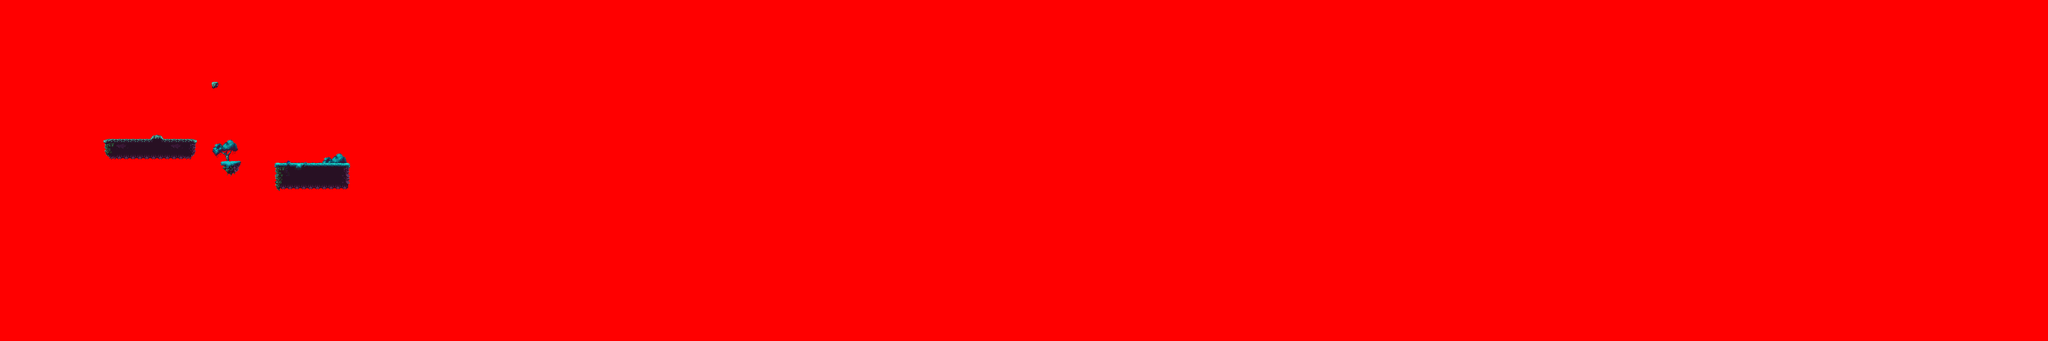

Rendered tile map (Tiled .tmx) drawn with the repository's tilesets; below, a short description and the map source with its tile grids summarised:
An orthogonal 300x50 tile map with 32x32 px tiles, 3 tile layers (1, detalles1, MAPA1), 2 tilesets and 5 objects.

<map version="1.0" orientation="orthogonal" renderorder="right-down" width="300" height="50" tilewidth="32" tileheight="32" nextobjectid="50">
 <properties>
  <property name="collision" type="bool" value="true" />
 </properties>
 <tileset firstgid="1" name="TileSet_AEGIS" tilewidth="32" tileheight="32" tilecount="290" columns="29">
  <image source="TileSet_AEGIS.png" width="928" height="320" />
 </tileset>
 <tileset firstgid="291" name="tmw_desert_spacing" tilewidth="32" tileheight="32" tilecount="48" columns="8">
  <image source="tmw_desert_spacing.png" width="265" height="199" />
 </tileset>
 <layer name="1" width="300" height="50">
  <data>[15000 cells, 15000 non-empty, 1 distinct tile ids]</data>
 </layer>
 <objectgroup name="Colliders" visible="0">
  <object id="45" x="420" y="356" width="199" height="118" />
  <object id="46" x="693" y="221" width="346" height="174" />
  <object id="47" x="438" y="194" width="238" height="134" />
  <object id="48" x="424" y="422" width="267" height="190" />
  <object id="49" x="597" y="337" width="330" height="167" />
 </objectgroup>
 <layer name="detalles1" width="300" height="50">
  <data>[15000 cells, 32 non-empty, 16 distinct tile ids]</data>
 </layer>
 <layer name="MAPA1" width="300" height="50">
  <properties>
   <property name="collision" type="bool" value="false" />
  </properties>
  <data>[15000 cells, 130 non-empty, 68 distinct tile ids]</data>
 </layer>
</map>
